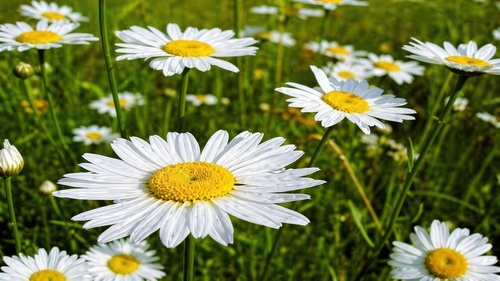
#> input picture src/physion/visual_stim/NI_bank/2.jpg, 500 x 281 px; its folder holds only this picture in this run
$ python preprocess_NI.py
#> lines starting #> are read from the running program, lines starting #| are printed output that depends on the picture
import os, sys
import numpy as np
from scipy.interpolate import RectBivariateSpline

import itertools, string, sys, pathlib

try:
    from skimage import color, io
except ModuleNotFoundError:
    print('"skimage" module not found')


from skimage import exposure


def load(image_path):

#> called with image_path = 'src/physion/visual_stim/NI_bank/2.jpg'
    img = color.rgb2gray(io.imread(image_path))
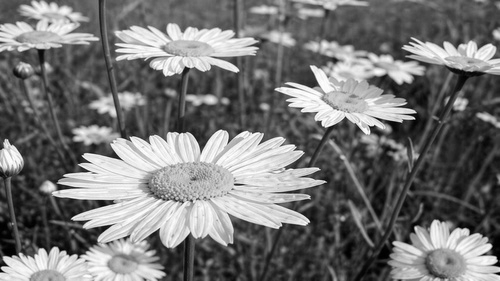
#> img: shape (281, 500) float64; min 0, max 1, mean 0.464

    return np.rot90(np.array(img).T, k=1) # needs transpose + rotation
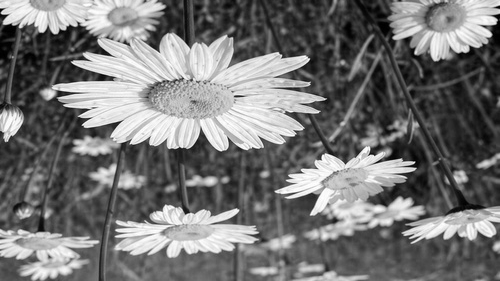
#> returned value: shape (281, 500) float64; min 0, max 1, mean 0.464

def img_after_hist_normalization(img, verbose=False):
    """
    for NATURAL IMAGES:
    histogram normalization to get comparable images
    """
    if verbose:
        print("Performing histogram equalization")

    new_img = exposure.equalize_hist(img)

    return new_img.reshape(img.shape)

def adapt_to_screen_resolution(img, new_screen, verbose=False):

#> called with verbose = False
    if verbose:
        print('Adapting image to chosen screen resolution [...]')

    old_X = np.arange(img.shape[0])
#> old_X = 281 values from 0 to 280
    old_Y = np.arange(img.shape[1])
#> old_Y = 500 values from 0 to 499

    new_X = np.linspace(0, img.shape[0], new_screen['resolution'][0])
#> new_X = 1200 values from 0 to 281
    new_Y = np.linspace(0, img.shape[1], new_screen['resolution'][1])
#> new_Y = 800 values from 0 to 500

    new_img = np.zeros(new_screen['resolution'])
    spline_approx = RectBivariateSpline(old_X, old_Y, img,
                                        kx=1, ky=1)

    return spline_approx(new_X, new_Y)
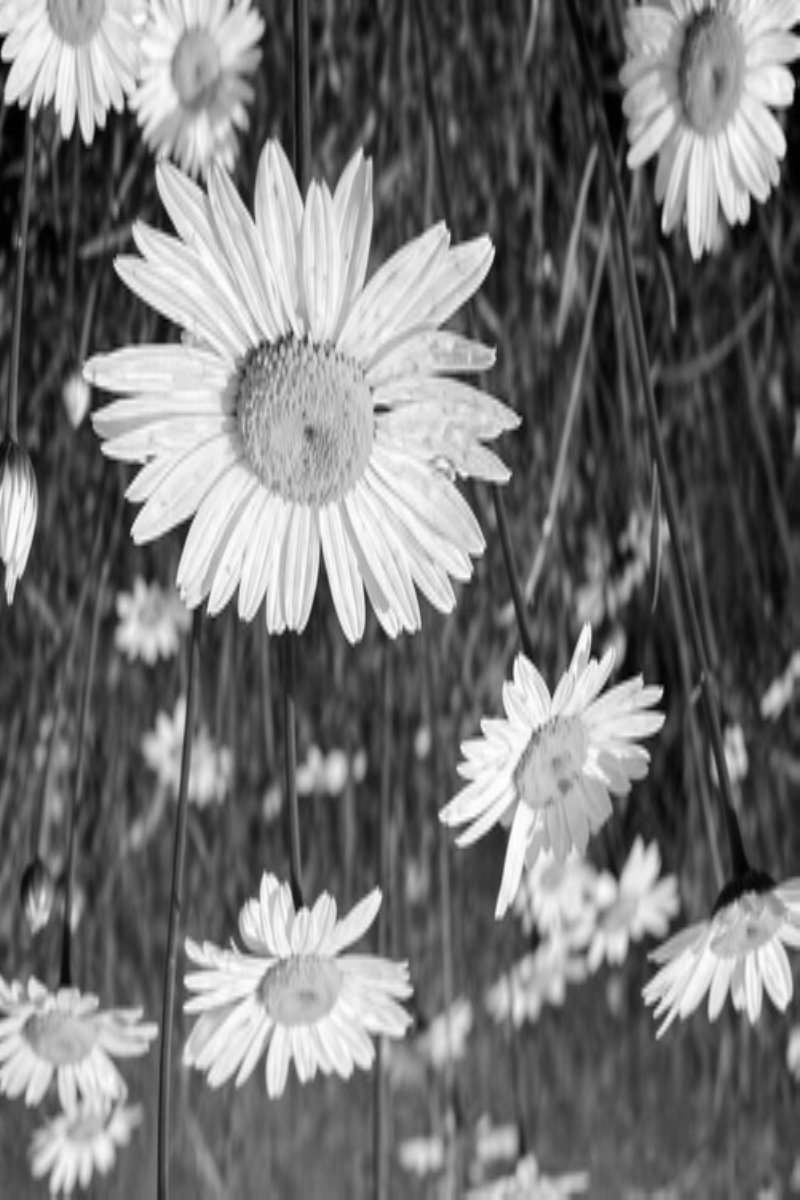
#> returned value: shape (1200, 800) float64; min 0.000703, max 0.999, mean 0.464


if __name__=='__main__':

    from datavyz import ge
    NI_directory = os.path.join(str(pathlib.Path(__file__).resolve().parent), 'NI_bank')

    image_number = 0
    filename = os.listdir(NI_directory)[image_number]
    img = load(os.path.join(NI_directory, filename))

    SCREEN = {'width':20, 'height':12, 'resolution':(1200, 800)}
    rescaled_img = adapt_to_screen_resolution(img, SCREEN)
    rescaled_img = img_after_hist_normalization(rescaled_img).T
#> in img_after_hist_normalization, `new_img = exposure.equalize_hist(img)`:
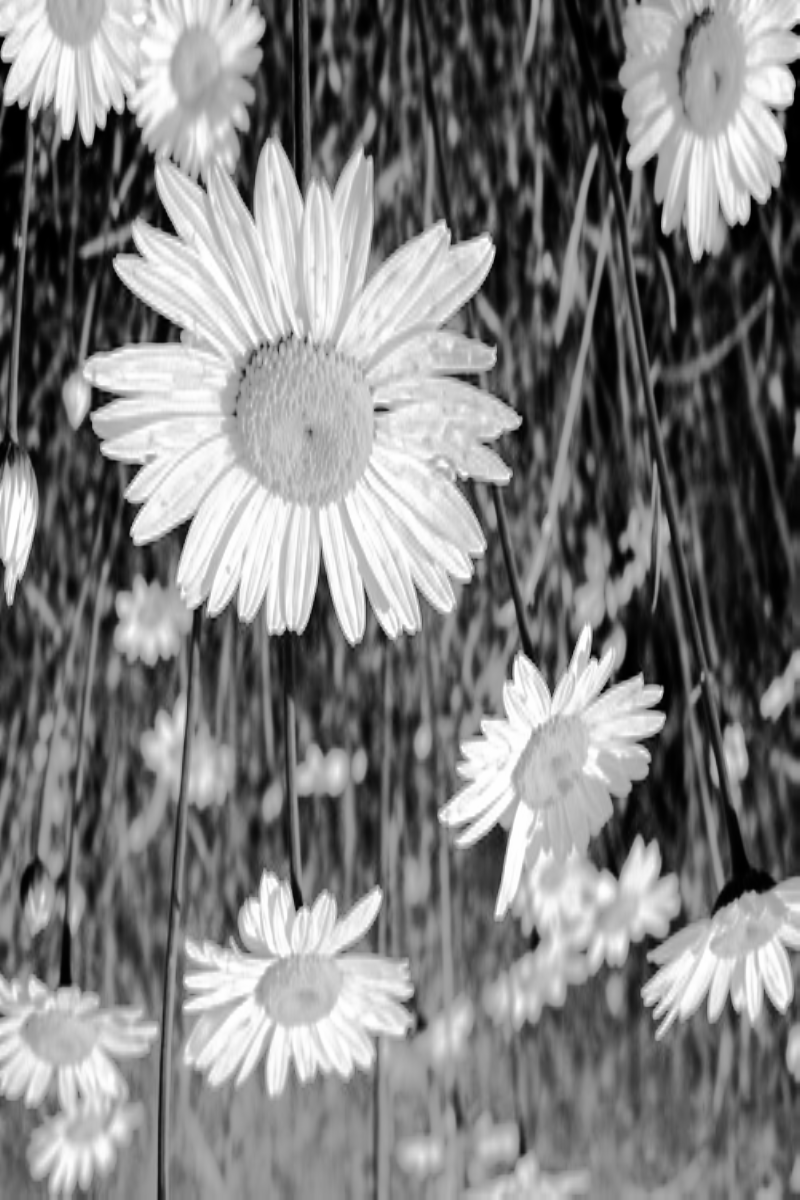
#> new_img: shape (1200, 800) float64; min 0.000139, max 1, mean 0.503
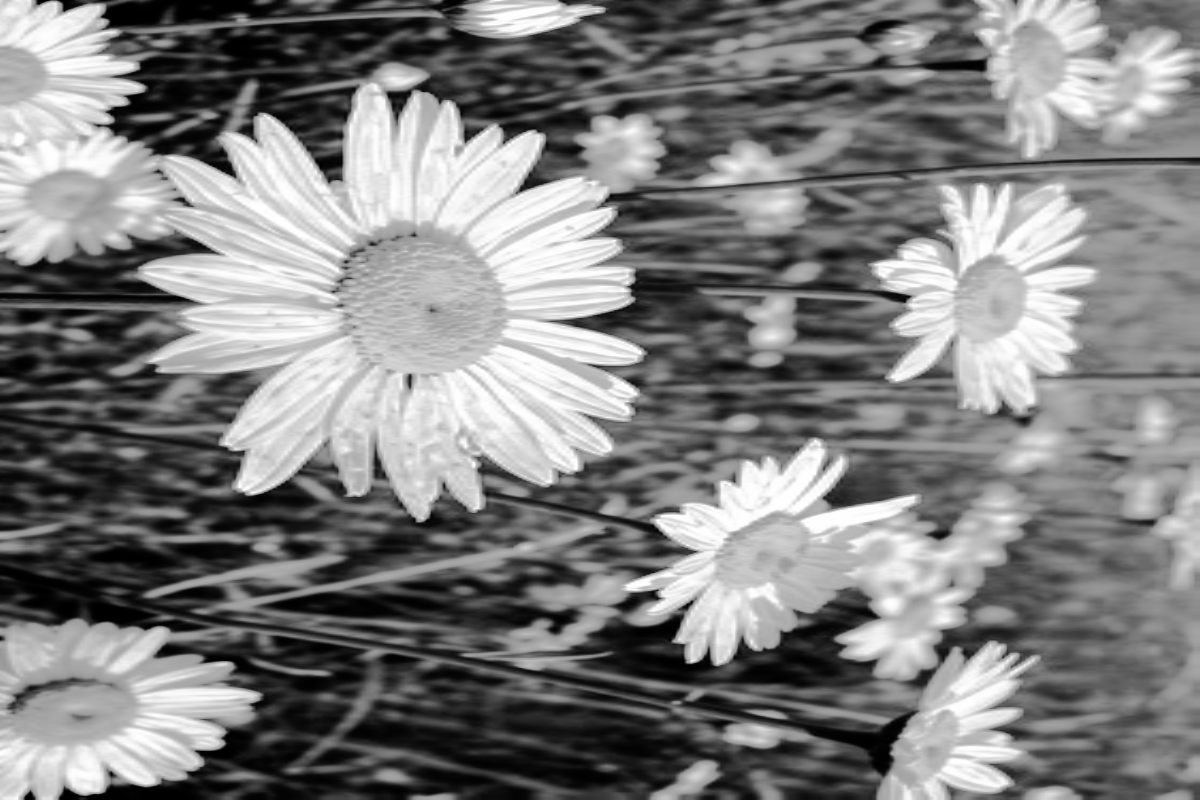
#> rescaled_img: shape (800, 1200) float64; min 0.000139, max 1, mean 0.503
    print(rescaled_img.shape)
#| (800, 1200)
    ge.image(rescaled_img)
#> (this line was passed over: datavyz is not available in this run)
    ge.show()
#> (this line was passed over: datavyz is not available in this run)
